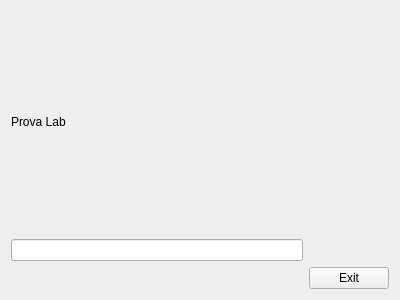
<?xml version="1.0" encoding="UTF-8"?>
<ui version="4.0">
 <class>MyForm</class>
 <widget class="QWidget" name="MyForm">
  <property name="geometry">
   <rect>
    <x>0</x>
    <y>0</y>
    <width>400</width>
    <height>300</height>
   </rect>
  </property>
  <property name="windowTitle">
   <string>Form</string>
  </property>
  <layout class="QGridLayout" name="gridLayout">
   <item row="1" column="0">
    <widget class="QLabel" name="label">
     <property name="text">
      <string>Prova Lab</string>
     </property>
    </widget>
   </item>
   <item row="4" column="1">
    <widget class="QPushButton" name="pushButton">
     <property name="text">
      <string>Exit</string>
     </property>
    </widget>
   </item>
   <item row="2" column="0">
    <widget class="MyLineEdit" name="lineEdit"/>
   </item>
  </layout>
 </widget>
 <customwidgets>
  <customwidget>
   <class>MyLineEdit</class>
   <extends>QLineEdit</extends>
   <header location="global">MyLineEdit.h</header>
   <slots>
    <signal>returnPressed(QString)</signal>
    <slot>tractaReturn()</slot>
   </slots>
  </customwidget>
 </customwidgets>
 <resources/>
 <connections>
  <connection>
   <sender>pushButton</sender>
   <signal>clicked()</signal>
   <receiver>MyForm</receiver>
   <slot>close()</slot>
   <hints>
    <hint type="sourcelabel">
     <x>350</x>
     <y>278</y>
    </hint>
    <hint type="destinationlabel">
     <x>199</x>
     <y>149</y>
    </hint>
   </hints>
  </connection>
  <connection>
   <sender>lineEdit</sender>
   <signal>returnPressed(QString)</signal>
   <receiver>label</receiver>
   <slot>setText(QString)</slot>
   <hints>
    <hint type="sourcelabel">
     <x>156</x>
     <y>247</y>
    </hint>
    <hint type="destinationlabel">
     <x>156</x>
     <y>118</y>
    </hint>
   </hints>
  </connection>
 </connections>
</ui>
